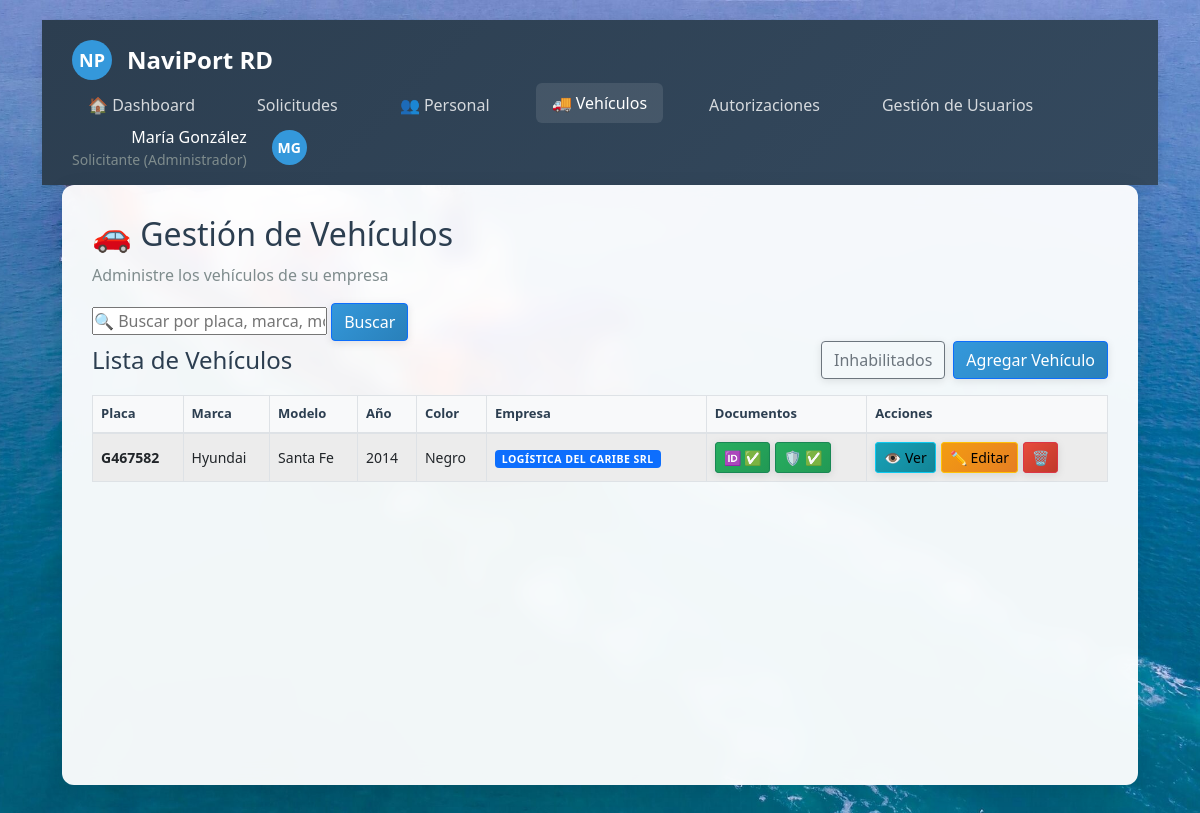
Page /gestion_vehiculos/dashboard/ (signed in) on the committed database.
### accounts/models.py (models this page shows, shortened)
class User(AbstractUser):
    ROLE_CHOICES = [
        ('solicitante', 'Solicitante'),
        ('evaluador', 'Evaluador Portuario'),
        ('supervisor', 'Supervisor'),
        ('admin_tic', 'Administrador TIC'),
        ('oficial_acceso', 'Oficial de Acceso Físico'),
        ('direccion', 'Dirección Logística'),
    ]
    role = models.CharField(
        max_length=20,
        choices=ROLE_CHOICES,
        default='solicitante',
        verbose_name='Rol'
    )
    cedula_rnc = models.CharField(
        max_length=20,
        unique=True,
        validators=[
            RegexValidator(
                regex=r'^(\d{3}-\d{7}-\d{1}|\d{3}-\d{5}-\d{1})$',
                message='Formato inválido. Use XXX-XXXXXXX-X para cédula o XXX-XXXXX-X para RNC'
            )
        ],
        verbose_name='Cédula/RNC'
    )
    telefono = models.CharField(
        max_length=15,
        blank=True,
        validators=[
            RegexValidator(
                regex=r'^\+?1?\d{9,15}$',
                message='Número de teléfono inválido'
            )
        ],
        verbose_name='Teléfono'
    )
    empresa = models.ForeignKey(
        'Empresa',
        on_delete=models.SET_NULL,
        null=True,
        blank=True,
        related_name='usuarios',
        verbose_name='Empresa'
    )
    es_admin_empresa = models.BooleanField(default=False, verbose_name='Admin de Empresa')
    puede_crear_usuarios = models.BooleanField(default=False, verbose_name='Puede Crear Usuarios')
    activo = models.BooleanField(default=True, verbose_name='Activo')
    created_at = models.DateTimeField(auto_now_add=True, verbose_name='Creado el')
    updated_at = models.DateTimeField(auto_now=True, verbose_name='Actualizado el')
    failed_login_attempts = models.PositiveIntegerField(default=0, verbose_name='Intentos fallidos')
    is_locked = models.BooleanField(default=False, verbose_name='Bloqueado')
    locked_until = models.DateTimeField(null=True, blank=True, verbose_name='Bloqueado hasta')
    last_login_ip = models.GenericIPAddressField(null=True, blank=True, verbose_name='Última IP')
    class Meta:
        verbose_name = 'Usuario'
        verbose_name_plural = 'Usuarios'
        ordering = ['-created_at']
    def get_display_name(self):
        return self.get_full_name() or self.username
    def get_role_display_with_admin(self):
        role_display = self.get_role_display()
        if self.es_admin_empresa and self.role == 'solicitante':
            return f"{role_display} (Administrador)"
        return role_display

class Empresa(models.Model):
    rnc = models.CharField(
        max_length=15,
        unique=True,
        validators=[
            RegexValidator(
                regex=r'^\d{3}-\d{5}-\d{1}$',
                message='Formato inválido. Use XXX-XXXXX-X para RNC'
            )
        ],
        verbose_name='RNC'
    )
    nombre = models.CharField(max_length=200, verbose_name='Nombre')
    telefono = models.CharField(
        max_length=15,
        blank=True,
        validators=[
            RegexValidator(
                regex=r'^\+?1?\d{9,15}$',
                message='Número de teléfono inválido'
            )
        ],
        verbose_name='Teléfono'
    )
    email = models.EmailField(verbose_name='Email')
    representante_legal = models.ForeignKey(
        User,
        on_delete=models.CASCADE,
        related_name='empresas_representadas',
        verbose_name='Representante Legal'
    )
    activa = models.BooleanField(default=True, verbose_name='Activa')
    verificada = models.BooleanField(default=False, verbose_name='Verificada')
    certificado_rnc = models.FileField(
        upload_to='empresas/certificados/',
        blank=True,
        verbose_name='Certificado RNC'
    )
    numero_licencia = models.CharField(
        max_length=20,
        unique=True,
        blank=True,
        null=True,
        verbose_name='Número de Licencia'
    )
    fecha_expedicion_licencia = models.DateField(
        blank=True,
        null=True,
        verbose_name='Fecha de Expedición'
    )
    fecha_expiracion_licencia = models.DateField(
        blank=True,
        null=True,
        verbose_name='Fecha de Expiración'
    )
    fecha_expiracion_contrato = models.DateField(
        blank=True,
        null=True,
        verbose_name='Expiración Contrato'
    )
    tipo_licencia = models.ForeignKey(
        'evaluacion.TipoLicencia',
        on_delete=models.SET_NULL,
        blank=True,
        null=True,
        related_name='empresas_asignadas',
        verbose_name='Tipo de Licencia',
        help_text='Tipo de licencia que determina los servicios base autorizados'
    )
    servicios_autorizados = models.ManyToManyField(
        'evaluacion.Servicio',
        related_name='empresas_autorizadas',
        blank=True,
        verbose_name='Servicios Autorizados',
        help_text='Servicios específicos que la empresa está autorizada a ofrecer'
    )
    puede_solicitud_excepcional = models.BooleanField(
        default=False,
        verbose_name='Permite Solicitud Excepcional',
        help_text='Si está habilitado, la empresa puede realizar solicitudes excepcionales aprobadas por supervisión'
    )
    created_at = models.DateTimeField(auto_now_add=True, verbose_name='Registrada el')
    updated_at = models.DateTimeField(auto_now=True, verbose_name='Actualizada el')
    class Meta:
        verbose_name = 'Empresa'
        verbose_name_plural = 'Empresas'
        ordering = ['-created_at']

### gestion_vehiculos/models.py (models this page shows, shortened)
class Vehiculo(models.Model):
    TIPO_VEHICULO_CHOICES = [
        ('automovil', 'Automóvil'),
        ('camion', 'Camión'),
        ('camioneta', 'Camioneta'),
        ('motocicleta', 'Motocicleta'),
        ('autobus', 'Autobús'),
        ('trailer', 'Trailer'),
        ('montacargas', 'Montacargas'),
        ('otro', 'Otro'),
    ]
    placa = models.CharField(
        max_length=8,
        unique=True,
        validators=[validate_placa_dominicana],
        help_text="Formato: A123456 o AB123456"
    )
    marca = models.CharField(max_length=50)
    modelo = models.CharField(max_length=50)
    ano = models.PositiveIntegerField(
        help_text="Año del vehículo (ej: 2020)"
    )
    color = models.CharField(max_length=30)
    tipo_vehiculo = models.CharField(
        max_length=20,
        choices=TIPO_VEHICULO_CHOICES
    )
    numero_chasis = models.CharField(
        max_length=50,
        blank=True,
        null=True,
        help_text="Número de chasis (VIN)"
    )
    numero_motor = models.CharField(
        max_length=50,
        blank=True,
        null=True
    )
    notas_adicionales = models.TextField(
        blank=True,
        null=True,
        help_text="Notas o comentarios adicionales sobre el vehículo"
    )
    empresa_propietaria = models.ForeignKey(
        'accounts.User',
        on_delete=models.SET_NULL,
        null=True,
        blank=True,
        related_name='vehiculos_registrados',
        help_text="Empresa propietaria del vehículo"
    )
    fecha_registro = models.DateTimeField(auto_now_add=True)
    fecha_actualizacion = models.DateTimeField(auto_now=True)
    activo = models.BooleanField(default=True)
    motivo_inhabilitacion = models.TextField(
        blank=True,
        null=True,
        help_text="Motivo por el cual se inhabilitó el vehículo"
    )
    fecha_inhabilitacion = models.DateTimeField(
        blank=True,
        null=True,
        help_text="Fecha en que se inhabilitó el vehículo"
    )
    inhabilitado_por = models.ForeignKey(
        'accounts.User',
        on_delete=models.SET_NULL,
        null=True,
        blank=True,
        related_name='vehiculos_inhabilitados',
        help_text="Usuario que inhabilitó el vehículo"
    )
    class Meta:
        db_table = 'gestion_vehiculos_vehiculo'
        verbose_name = 'Vehículo'
        verbose_name_plural = 'Vehículos'
        ordering = ['placa']
    def get_documento_matricula(self):
        return self.documentos.filter(tipo_documento='matricula').first()
    def get_documento_seguro(self):
        return self.documentos.filter(tipo_documento='seguro').first()

### gestion_vehiculos/views.py (the view, shortened to what this page needs)
# urls.py: path('dashboard/', dashboard_redirect, name='dashboard'),
@login_required
def dashboard(request):
    query = request.GET.get('q', '')
    vehiculos = Vehiculo.objects.filter(activo=True, empresa_propietaria=request.user)
    vehiculos = vehiculos.order_by('placa').prefetch_related('documentos')
    total_vehiculos = vehiculos.count()
    documentos_pendientes = DocumentoVehiculo.objects.filter(
        estado_validacion='pendiente',
        vehiculo__empresa_propietaria=request.user
    ).count()
    context = {
        'total_vehiculos': total_vehiculos,
        'vehiculos_recientes': vehiculos,
        'documentos_pendientes': documentos_pendientes,
        'query': query,
    }
    return render(request, 'gestion_vehiculos/dashboard.html', context)

### templates/gestion_vehiculos/dashboard.html (shortened to what this page needs)
{% extends 'base.html' %}
{% load static %}
{% block extra_css %}
<link rel="stylesheet" href="{% static 'css/styles.css' %}">
<link href="https://cdn.jsdelivr.net/npm/bootstrap@5.1.3/dist/css/bootstrap.min.css" rel="stylesheet">
{% endblock %}
{% block content %}
<div class="navbar">
    <div class="navbar-brand">
        <div class="logo">NP</div>
        NaviPort RD
    </div>
    <ul class="navbar-menu">
        {% if user.role == 'solicitante' %}
            <li><a href="{% url 'solicitudes:dashboard' %}" style="color: inherit; text-decoration: none;">🏠 Dashboard</a></li>
            <li><a href="{% url 'solicitudes:mis_solicitudes' %}" style="color: inherit; text-decoration: none;">Solicitudes</a></li>
            <li><a href="{% url 'gestion_personal:dashboard' %}" style="color: inherit; text-decoration: none;">👥 Personal</a></li>
            <li class="active">🚚 Vehículos</li>
            <li><a href="{% url 'solicitudes:mis_autorizaciones' %}" style="color: inherit; text-decoration: none;">Autorizaciones</a></li>
            {% if user.es_admin_empresa %}
            <li><a href="{% url 'accounts:gestionar_usuarios' %}" style="color: inherit; text-decoration: none;">Gestión de Usuarios</a></li>
            {% endif %}
        {% elif user.role == 'oficial_acceso' %}
            <li><a href="{% url 'control_acceso:dashboard' %}" style="color: inherit; text-decoration: none;">🏠 Dashboard</a></li>
            <li><a href="{% url 'gestion_personal:dashboard' %}" style="color: inherit; text-decoration: none;">👥 Personal</a></li>
            <li class="active">🚚 Vehículos</li>
        {% else %}
            <li><a href="{% url 'gestion_personal:dashboard' %}" style="color: inherit; text-decoration: none;">👥 Personal</a></li>
            <li class="active">🚚 Vehículos</li>
        {% endif %}
    </ul>
    <div class="navbar-user">
        <div style="text-align: right; margin-right: 10px;">
            <div class="user-name">{{ user.get_display_name }}</div>
            <div style="font-size: 14px; color: #7f8c8d;">{{ user.get_role_display_with_admin }}</div>
        </div>
        <div class="user-avatar">{{ user.get_display_name|slice:':1'|upper }}{{ user.last_name|slice:':1'|upper }}</div>
    </div>
</div>
<div class="content-area">
    <div class="page-header">
        <div>
            <h2 style="color: #2c3e50; margin-bottom: 10px;">🚗 Gestión de Vehículos</h2>
            <p style="color: #7f8c8d;">Administre los vehículos de su empresa</p>
        </div>
    </div>
    <div class="search-container">
        <div class="search-bar">
            <input type="text" id="buscarVehiculoInput" placeholder="🔍 Buscar por placa, marca, modelo o color..." value="{{ query }}">
            <button id="btnBuscarVehiculo" class="btn btn-primary">Buscar</button>
        </div>
    </div>
    <div class="table-container">
        <div class="d-flex justify-content-between align-items-center mb-3">
            <div>
                <h4 style="color: #2c3e50; margin: 0;">Lista de Vehículos</h4>
            </div>
            <div class="d-flex gap-2">
                <a href="{% url 'gestion_vehiculos:vehiculos_inhabilitados' %}" class="btn btn-outline-secondary">
                    Inhabilitados
                </a>
                <button type="button" class="btn btn-primary" data-bs-toggle="modal" data-bs-target="#modalAgregarVehiculo">
                    Agregar Vehículo
                </button>
            </div>
        </div>
        <div class="table-responsive">
            <table class="table table-striped table-hover table-bordered" id="tablaVehiculos">
                <thead style="background: #2c3e50; color: white;">
                    <tr>
                        <th>Placa</th>
                        <th>Marca</th>
                        <th>Modelo</th>
                        <th>Año</th>
                        <th>Color</th>
                        <th>Empresa</th>
                        <th>Documentos</th>
                        <th>Acciones</th>
                    </tr>
                </thead>
                <tbody>
                    {% for vehiculo in vehiculos_recientes %}
                    <tr data-vehiculo-id="{{ vehiculo.id }}">
                        <td><strong>{{ vehiculo.placa }}</strong></td>
                        <td>{{ vehiculo.marca }}</td>
                        <td>{{ vehiculo.modelo }}</td>
                        <td>{{ vehiculo.ano }}</td>
                        <td>{{ vehiculo.color }}</td>
                        <td>
                            <span class="badge bg-primary" title="{{ vehiculo.empresa_propietaria.empresa.nombre }}">
                                {{ vehiculo.empresa_propietaria.empresa.nombre|default:'Sin empresa' }}
                            </span>
                        </td>
                        <td>
                            <div style="display: flex; gap: 5px; flex-wrap: wrap;">
                                {% with matricula_doc=vehiculo.get_documento_matricula %}
                                    {% if matricula_doc %}
                                        <a href="{% url 'gestion_vehiculos:descargar_documento_vehiculo' matricula_doc.id %}"
                                           class="btn btn-sm btn-success" title="Ver Matrícula - {{ matricula_doc.get_estado_validacion_display }}" target="_blank">
                                            🆔 ✅
                                        </a>
                                    {% else %}
                                        <button class="btn btn-sm btn-outline-info" onclick="subirDocumento({{ vehiculo.id }}, 'matricula')" title="Subir Matrícula">
                                            🆔 ➕
                                        </button>
                                    {% endif %}
                                {% endwith %}
                                {% with seguro_doc=vehiculo.get_documento_seguro %}
                                    {% if seguro_doc %}
                                        <a href="{% url 'gestion_vehiculos:descargar_documento_vehiculo' seguro_doc.id %}"
                                           class="btn btn-sm btn-success" title="Ver Seguro - {{ seguro_doc.get_estado_validacion_display }}" target="_blank">
                                            🛡️ ✅
                                        </a>
                                    {% else %}
                                        <button class="btn btn-sm btn-outline-warning" onclick="subirDocumento({{ vehiculo.id }}, 'seguro')" title="Subir Seguro">
                                            🛡️ ➕
                                        </button>
                                    {% endif %}
                                {% endwith %}
                            </div>
                        </td>
                        <td>
                            <div style="display: flex; gap: 5px;">
                                <a href="{% url 'gestion_vehiculos:detalle_vehiculo' vehiculo.id %}" class="btn btn-sm btn-info">👁️ Ver</a>
                                <button class="btn btn-sm btn-warning" onclick="editarVehiculo({{ vehiculo.id }})">✏️ Editar</button>
                                <button class="btn btn-sm btn-danger" onclick="eliminarVehiculo({{ vehiculo.id }})">🗑️</button>
                            </div>
                        </td>
                    </tr>
                    {% endfor %}
                </tbody>
            </table>
        </div>
    </div>
</div>
{% endblock %}

### rows in the picture
User: get_display_name "María González", get_role_display_with_admin "Solicitante (Administrador)", get_display_name "M", last_name "G"
Vehiculo: placa "G467582", marca "Hyundai", modelo "Santa Fe", ano "2014", color "Negro", empresa_propietaria.empresa.nombre "LOGÍSTICA DEL CARIBE SRL"
